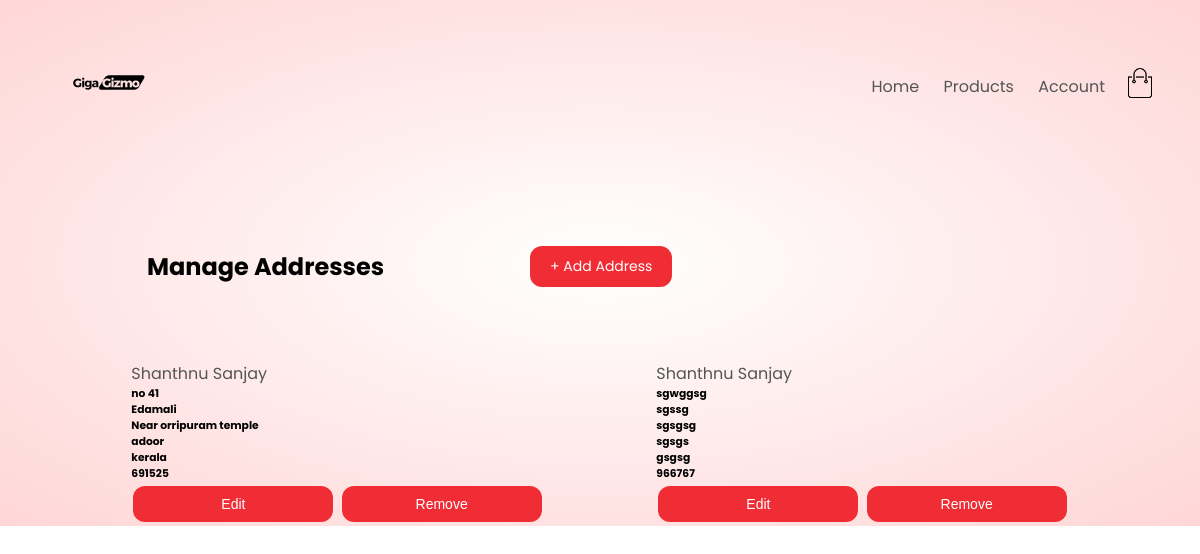
/manage-addresses (signed in), run on the app's committed database.
### ggapp/models.py (models this page shows)
class Address(models.Model):
    customer = models.ForeignKey(Customer, on_delete=models.CASCADE)
    building_name = models.CharField(max_length=50, null=False)
    street = models.CharField(max_length=50, null=False)
    landmark = models.CharField(max_length=200, blank=True, null=True)
    city = models.CharField(max_length=30, null=False)
    state = models.CharField(max_length=30, null=False)
    zipcode = models.CharField(max_length=6, null=False)
    date_added = models.DateTimeField(auto_now_add=True)
    class Meta:
        db_table = 'address'

### ggapp/views.py (the view)
# urls.py: path('manage-addresses',views.manage_addresses, name="manage_addresses"),
def manage_addresses(request):
    template_name =  "address.html"
    addr_list = Address.objects.filter(customer__user=request.user)
    context = collect_cart_details(request)
    context['addr_list'] = addr_list
    return render(request, template_name, context=context)

### ggapp/views.py (called while the page is built)
def collect_cart_details(request):
    cart_items_list = CartItems.objects.filter(customer__user=request.user)
    print("Cart items list:", cart_items_list)
    grand_total = 0
    for cart_item in cart_items_list:
        print("Quantity:", cart_item.quantity)
        print("Pc Price:", cart_item.component.price)
        cart_item.item_price = cart_item.quantity * cart_item.component.price
        grand_total = grand_total + cart_item.item_price
    details = {
        'cart': cart_items_list,
        'total_price': grand_total
    }
    return details

### ggapp/templates/address.html
{% extends 'base.html' %}
{% block login %}
<div class="container">
    <div class="row justify-content-evenly">
        <div class="col-10">
            <h2>Manage Addresses</h2>
        </div>
        <div class="col-2">
            <a href="{% url 'add_address' %}" class="btn btn-primary">+ Add Address</a>
        </div>
    </div>
    <div class="row mt-2">
        {% for addr in addr_list %}
        <div class="col-12 mt-3">
            <div class="card">
                <div class="card-body">
                    <h4 class="card-title">{{ request.user.get_full_name }}</h4>
                    <h6 class="card-text"> {{ addr.building_name }}</h6>
                    <h6 class="card-text"> {{ addr.street }}</h6>
                    <h6 class="card-text"> {{ addr.landmark }}</h6>
                    <h6 class="card-text"> {{ addr.city }}</h6>
                    <h6 class="card-text"> {{ addr.state }}</h6>
                    <h6 class="card-text"> {{ addr.zipcode }}</h6>
                </div>
                <div class="card-footer text-center">
                    <button style="width:200px;" class="btn btn-success mr-3" type="button" id="edit">Edit</button>
                    <button style="width:200px;" class="btn btn-danger" type="button" id="remove">Remove</button>
                </div>
            </div>
        </div>
        {% endfor %}
    </div>
</div>
{% endblock %}

### ggapp/static/css/style.css (style rules this page uses)
* { margin: 0; padding: 0; box-sizing: border-box; }
body { font-family: 'Poppins', sans-serif; }
a { text-decoration: none; color: #555; }
.container { max-width: 1300px; margin: auto; padding-left: 25px; padding-right: 25px; }
.row { display: flex; align-items: center; flex-wrap: wrap; justify-content: space-around; }
.col-2 { flex-basis: 50%; min-width: 300px; }
.btn { display: inline-block; background: #ff523b; color: white; padding: 8px 30px; margin: 30px 0; border-radius: 30px; transition: background 0.5s; }
.header .row { margin-top: 70px; }
h4 { color: #555; font-weight: normal; }
.btn { background-color: #f02d34; border: none; color: white; padding: 10px 20px; text-align: center; text-decoration: none; display: inline-block; font-size: 14px; margin: 4px 2px; cursor: pointer; border-radius: 12px; }

### data on the page
Address: building_name "no 41", street "Edamali", landmark "Near orripuram temple", city "adoor", state "kerala", zipcode "691525"
Address: building_name "sgwggsg", street "sgssg", landmark "sgsgsg", city "sgsgs", state "gsgsg", zipcode "966767"

### other printed values
{{ request.user.get_full_name }} "Shanthnu Sanjay"
